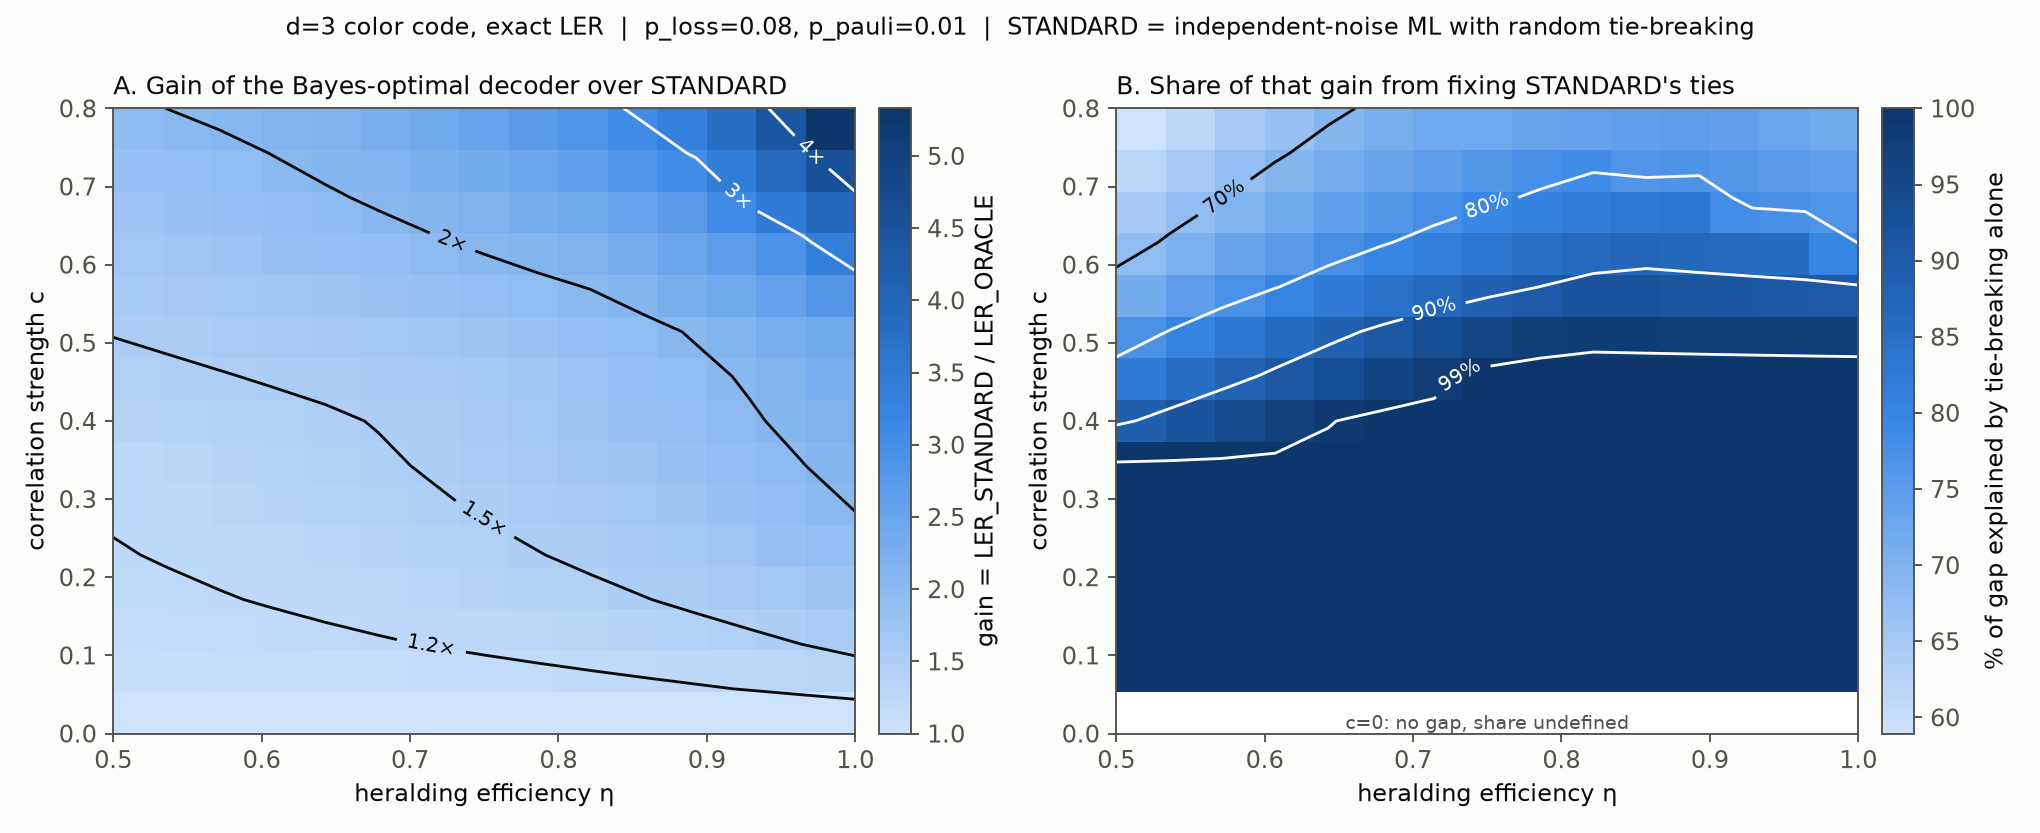

Write the Python code that produced this figure.
#!/usr/bin/env python3
"""
3D sweep: logical error rate over (heralding efficiency eta) x (correlation
strength c), comparing a STANDARD erasure-aware decoder against a
CORRELATION-AWARE decoder on the distance-3 color code ([[7,1,3]] Steane).

This is the toy that isolates the thesis's actual claim. The earlier demo showed
that on INDEPENDENT noise a smarter decoder gains ~nothing over standard
erasure-aware decoding. Here we add a tunable correlated-leakage mechanism and
ask: once errors are correlated, how much does MODELING the correlation buy you,
and how does that depend on heralding quality?

Model (exact, factorized over a fixed matching of the 7 qubits):
  qubits are matched into pairs (0,1) (2,3) (4,5) with 6 a singleton -- a stand-in
  for gate-induced leakage propagation between gate partners.
  Per qubit: loss w.p. p_loss (heralded w.p. eta); a lost qubit takes a random
  Pauli (bit=1 w.p. 0.5), else an unheralded bit-flip w.p. p_pauli.
  Correlation: when a qubit is lost, it flips its PARTNER w.p. c -- even if the
  partner was not itself lost. That cross-term is what standard erasure decoding,
  which assumes independence, cannot see -- and it persists even at eta=1.

Decoders:
  STANDARD   : exact ML with per-qubit independent priors (heralded -> 0.5).
               Its independent model has EXACT TIES between logical classes on
               many inputs; we report it with RANDOM tie-breaking (its expected
               LER), the only implementation-independent choice.
  STANDARD + best tie-break : every tie broken the right way -- what fixing
               STANDARD's ties alone can buy.
  ORACLE     : Bayes-optimal given (syndrome, heralds) under the true correlated
               model (= the old CORR-AWARE decoder).

LERs are EXACT: the noise factorizes into 16,384 atoms, enumerated via the
machinery in model_zoo.py -- no Monte-Carlo noise. The gain is split into
  gain_total = LER_std / LER_oracle
  share_from_ties = (LER_std - LER_std_best_tie) / (LER_std - LER_oracle)

Outputs: heralding_correlation_sweep.png and .csv.
  python heralding_correlation_sweep.py             # exact 15x15 sweep
  python heralding_correlation_sweep.py --mc-check  # MC cross-check of one point
"""

import argparse

import itertools
import numpy as np

H = np.array([
    [0, 0, 0, 1, 1, 1, 1],
    [0, 1, 1, 0, 0, 1, 1],
    [1, 0, 1, 0, 1, 0, 1],
], dtype=np.uint8)
N_Q, N_S = 7, 3
PAIRS = [(0, 1), (2, 3), (4, 5)]
SINGLE = 6


def _kernel(M):
    out = []
    for x in range(2 ** M.shape[1]):
        e = np.array([(x >> i) & 1 for i in range(M.shape[1])], dtype=np.uint8)
        if not (M @ e % 2).any():
            out.append(e)
    return np.array(out, dtype=np.uint8)


def _rowspace(M):
    sp = {tuple(np.zeros(M.shape[1], np.uint8))}
    for r in M:
        sp |= {tuple((np.array(v) ^ r) % 2) for v in sp}
    return sp


KER = _kernel(H)
L = sorted((e for e in KER if tuple(e) not in _rowspace(H)),
           key=lambda e: int(e.sum()))[0]
E0 = {}
for _x in range(2 ** N_Q):
    _e = np.array([(_x >> i) & 1 for i in range(N_Q)], dtype=np.uint8)
    E0.setdefault(tuple(H @ _e % 2), _e)


def pair_table(p_loss, p_pauli, eta, c):
    """Exact joint P(ha,hb,ba,bb) for a correlated pair, by enumerating latents."""
    T = np.zeros((2, 2, 2, 2))  # [ha, hb, ba, bb]
    # per-qubit latent: (state, own_bit) with state in {NOLOSS, LOSS_H, LOSS_S}
    states = [("N", 1 - p_loss), ("H", p_loss * eta), ("S", p_loss * (1 - eta))]
    for (sa, pa), (sb, pb) in itertools.product(states, states):
        la, lb = sa != "N", sb != "N"
        ha, hb = int(sa == "H"), int(sb == "H")
        for own_a, own_b in itertools.product((0, 1), (0, 1)):
            pA = 0.5 if la else (p_pauli if own_a == 1 else 1 - p_pauli)
            pB = 0.5 if lb else (p_pauli if own_b == 1 else 1 - p_pauli)
            # propagation coins: a->b and b->a, each active only if source lost
            for prop_ab, prop_ba in itertools.product((0, 1), (0, 1)):
                pr = pa * pb * pA * pB
                pr *= (c if prop_ab else (1 - c)) if la else (1 if prop_ab == 0 else 0)
                pr *= (c if prop_ba else (1 - c)) if lb else (1 if prop_ba == 0 else 0)
                if pr == 0:
                    continue
                ba = own_a ^ (prop_ba if lb else 0)
                bb = own_b ^ (prop_ab if la else 0)
                T[ha, hb, ba, bb] += pr
    return T


def single_table(p_loss, p_pauli, eta):
    S = np.zeros((2, 2))  # [h, b]
    for st, ps in [("N", 1 - p_loss), ("H", p_loss * eta), ("S", p_loss * (1 - eta))]:
        lost = st != "N"
        h = int(st == "H")
        for b in (0, 1):
            pb = 0.5 if lost else (p_pauli if b == 1 else 1 - p_pauli)
            S[h, b] += ps * pb
    return S


def sample_pairs(T, S, n, rng):
    bit = np.zeros((n, N_Q), np.uint8)
    her = np.zeros((n, N_Q), np.uint8)
    flatT = T.reshape(-1) / T.sum()
    idxT = rng.choice(16, size=(n, len(PAIRS)), p=flatT)
    for k, (qa, qb) in enumerate(PAIRS):
        ha, hb, ba, bb = np.unravel_index(idxT[:, k], (2, 2, 2, 2))
        her[:, qa], her[:, qb] = ha, hb
        bit[:, qa], bit[:, qb] = ba, bb
    flatS = S.reshape(-1) / S.sum()
    idxS = rng.choice(4, size=n, p=flatS)
    hS, bS = np.unravel_index(idxS, (2, 2))
    her[:, SINGLE], bit[:, SINGLE] = hS, bS
    return bit, her


def _logsumexp(a, axis):
    m = a.max(axis=axis, keepdims=True)
    return m.squeeze(axis) + np.log(np.exp(a - m).sum(axis=axis))


def ler_point(p_loss, p_pauli, eta, c, n, rng):
    T, S = pair_table(p_loss, p_pauli, eta, c), single_table(p_loss, p_pauli, eta)
    bit, her = sample_pairs(T, S, n, rng)
    syn = bit @ H.T % 2
    true_log = bit @ L % 2
    e0 = np.stack([E0[tuple(s)] for s in syn])
    cand = e0[:, None, :] ^ KER[None, :, :]          # (n,16,7)
    cand_log = cand @ L % 2
    eps = 1e-12

    # STANDARD: per-qubit marginal conditioned on own herald
    def marg_from_pair(T):
        Ph = T.sum(axis=(1, 3))           # over partner -> [ha, ba]  P(ha,ba)
        M = np.zeros((2, 2))
        for h in (0, 1):
            z = Ph[h].sum()
            M[h] = Ph[h] / (z + eps)       # P(ba | ha)
        return M
    Mpair = marg_from_pair(T)
    Msing = S / (S.sum(axis=1, keepdims=True) + eps)
    LOGM = np.stack([Mpair, Mpair, Mpair, Mpair, Mpair, Mpair, Msing])  # (7,2,2)
    LOGM = np.log(LOGM + eps)
    std = np.zeros((n, cand.shape[1]))
    for i in range(N_Q):
        std += LOGM[i][her[:, i][:, None], cand[:, :, i]]

    # CORR-AWARE: true pair-joint conditional P(ba,bb | ha,hb)
    denom = T.sum(axis=(2, 3), keepdims=True) + eps
    Ccond = np.log(T / denom + eps)        # [ha,hb,ba,bb]
    Scond = np.log(Msing + eps)
    corr = np.zeros((n, cand.shape[1]))
    for (qa, qb) in PAIRS:
        corr += Ccond[her[:, qa][:, None], her[:, qb][:, None],
                      cand[:, :, qa], cand[:, :, qb]]
    corr += Scond[her[:, SINGLE][:, None], cand[:, :, SINGLE]]

    def ler(score):
        neg = np.where(cand_log == 0, score, -np.inf)
        pos = np.where(cand_log == 1, score, -np.inf)
        pred = (_logsumexp(pos, 1) > _logsumexp(neg, 1)).astype(np.uint8)
        return float(np.mean(pred != true_log))

    return ler(std), ler(corr)


def exact_point(p_loss, p_pauli, eta, c):
    """Exact (LER_std_random_tie, LER_std_best_tie, LER_std_worst_tie, LER_oracle)."""
    import model_zoo as mz   # lazy: model_zoo imports this module at top level
    x = mz.point_setup(p_loss, p_pauli, eta, c)
    J, tie = x["J"], x["tie"]
    ls, lsb = mz.standard_lers(J, x["std"], tie)
    wrong = (J[np.arange(mz.N_IN), 1 - x["std"]] * ~tie).sum()
    return ls, lsb, float(wrong + J[tie].max(axis=1).sum()), mz.exact_ler(J, x["oracle"])


def mc_check(p_loss=0.08, p_pauli=0.01, eta=0.7, c=0.4, n=1_000_000):
    """Cross-check the exact numbers against the original Monte-Carlo decoders.
    The MC STANDARD breaks ties toward absolute class 0, so it must land inside
    the exact [best-tie, worst-tie] interval, not on the random-tie value."""
    ls, lsb, lsw, lo = exact_point(p_loss, p_pauli, eta, c)
    s, co = ler_point(p_loss, p_pauli, eta, c, n, np.random.default_rng(1))
    se = lambda q: (q * (1 - q) / n) ** 0.5
    print(f"point p_loss={p_loss} p_pauli={p_pauli} eta={eta} c={c}, MC n={n:,}")
    print(f"  ORACLE   exact {lo:.5f} | MC corr-aware {co:.5f} +- {se(co):.5f}")
    print(f"  STANDARD exact random-tie {ls:.5f}, tie-break interval [{lsb:.5f}, {lsw:.5f}]"
          f" | MC (ties -> class 0) {s:.5f} +- {se(s):.5f}")
    ok = abs(co - lo) < 4 * se(co) and lsb - 4 * se(s) <= s <= lsw + 4 * se(s)
    print("  check", "PASSED" if ok else "FAILED")


def main():
    ap = argparse.ArgumentParser()
    ap.add_argument("--mc-check", action="store_true")
    ap.add_argument("--grid", type=int, default=15)
    a = ap.parse_args()
    if a.mc_check:
        return mc_check()

    p_loss, p_pauli = 0.08, 0.01
    etas = np.linspace(0.5, 1.0, a.grid)
    cs = np.linspace(0.0, 0.8, a.grid)
    shape = (len(cs), len(etas))
    STD, BEST, ORC = np.zeros(shape), np.zeros(shape), np.zeros(shape)
    rows = []
    for i, c in enumerate(cs):
        for j, eta in enumerate(etas):
            ls, lsb, _, lo = exact_point(p_loss, p_pauli, eta, c)
            STD[i, j], BEST[i, j], ORC[i, j] = ls, lsb, lo
            share = (ls - lsb) / (ls - lo) if ls - lo > 1e-9 else float("nan")
            rows.append((eta, c, ls, lsb, lo, ls / lo, ls / lsb, share))
    GAIN = STD / ORC
    SHARE = np.where(STD - ORC > 1e-9, (STD - BEST) / np.maximum(STD - ORC, 1e-12), np.nan)

    with open("heralding_correlation_sweep.csv", "w") as f:
        f.write("eta,c,LER_standard,LER_standard_best_tie,LER_oracle,"
                "gain_total,gain_ties_only,share_from_ties\n")
        for r in rows:
            f.write("{:.4f},{:.4f},{:.6g},{:.6g},{:.6g},{:.4f},{:.4f},{:.4f}\n".format(*r))

    import matplotlib
    matplotlib.use("Agg")
    import matplotlib.pyplot as plt
    from matplotlib.colors import LinearSegmentedColormap
    INK, INK2, SURF = "#0b0b0b", "#52514e", "#fcfcfb"
    # single-hue sequential ramp (dataviz reference blue, light -> dark)
    blues = LinearSegmentedColormap.from_list(
        "ref_blue", ["#cde2fb", "#9ec5f4", "#6da7ec", "#3987e5", "#256abf", "#184f95", "#0d366b"])
    plt.rcParams.update({"font.size": 10, "axes.edgecolor": INK2, "axes.labelcolor": INK,
                         "xtick.color": INK2, "ytick.color": INK2,
                         "figure.facecolor": SURF, "savefig.facecolor": SURF})
    fig, axes = plt.subplots(1, 2, figsize=(12, 4.9))
    ext = [etas[0], etas[-1], cs[0], cs[-1]]
    panels = [
        (GAIN, "A. Gain of the Bayes-optimal decoder over STANDARD",
         "gain = LER_STANDARD / LER_ORACLE", [1.25, 1.5, 2, 3, 4], "{:.2g}×"),
        (100 * SHARE, "B. Share of that gain from fixing STANDARD's ties",
         "% of gap explained by tie-breaking alone", [70, 80, 90, 99], "{:.0f}%"),
    ]
    for ax, (Z, title, cbl, levels, fmt) in zip(axes, panels):
        im = ax.imshow(Z, origin="lower", aspect="auto", cmap=blues, extent=ext,
                       interpolation="nearest")
        # contour ink flips with the ramp so labels stay legible on light and dark cells
        lc = [INK if im.norm(v) < 0.45 else SURF for v in levels]
        cs_ = ax.contour(etas, cs, Z, levels=levels, colors=lc, linewidths=1.2)
        ax.clabel(cs_, fmt=lambda v, f=fmt: f.format(v), fontsize=8.5)
        if np.isnan(Z[0]).all():
            ax.text(np.mean(ext[:2]), cs[0], "c=0: no gap, share undefined", ha="center",
                    va="bottom", fontsize=8, color=INK2)
        ax.set_xlabel("heralding efficiency η"); ax.set_ylabel("correlation strength c")
        ax.set_title(title, loc="left", color=INK, fontsize=10.5)
        cb = fig.colorbar(im, ax=ax, fraction=0.046, pad=0.03); cb.set_label(cbl)
        cb.outline.set_edgecolor(INK2)
    fig.suptitle(f"d=3 color code, exact LER  |  p_loss={p_loss}, p_pauli={p_pauli}  |  "
                 f"STANDARD = independent-noise ML with random tie-breaking",
                 color=INK, fontsize=10)
    fig.tight_layout(); fig.savefig("heralding_correlation_sweep.png", dpi=170)

    print("gain (LER_std / LER_oracle) | share of gain from ties; rows=c, cols=eta")
    sel = range(0, len(etas), max(1, len(etas) // 5))
    print("        " + "  ".join(f"eta={etas[j]:.2f}      " for j in sel))
    for i, c in enumerate(cs):
        print(f"c={c:.2f} | " + "  ".join(
            f"{GAIN[i, j]:5.2f}x {100 * SHARE[i, j]:5.1f}%" if np.isfinite(SHARE[i, j])
            else f"{GAIN[i, j]:5.2f}x    —  " for j in sel))
    print("\nwrote heralding_correlation_sweep.png and .csv")


if __name__ == "__main__":
    main()
